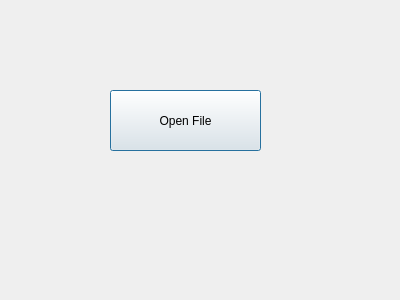
<?xml version="1.0" encoding="UTF-8"?>
<ui version="4.0">
 <class>test_fileDialog</class>
 <widget class="QDialog" name="test_fileDialog">
  <property name="geometry">
   <rect>
    <x>0</x>
    <y>0</y>
    <width>400</width>
    <height>300</height>
   </rect>
  </property>
  <property name="windowTitle">
   <string>Dialog</string>
  </property>
  <widget class="QPushButton" name="pushButton">
   <property name="geometry">
    <rect>
     <x>110</x>
     <y>90</y>
     <width>151</width>
     <height>61</height>
    </rect>
   </property>
   <property name="text">
    <string>Open File</string>
   </property>
  </widget>
 </widget>
 <resources/>
 <connections/>
</ui>
